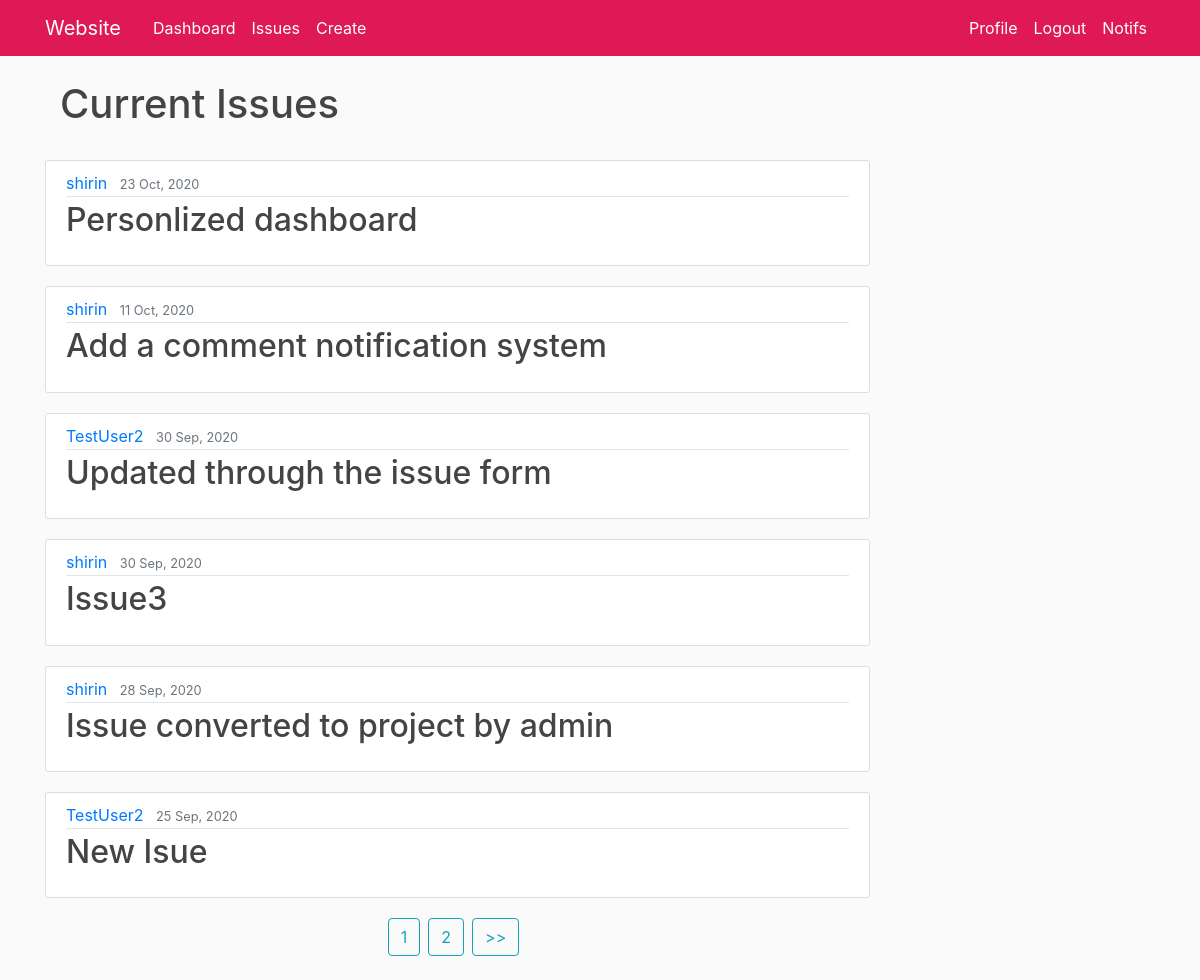
Screenshot of /issue/ (signed in) with the database file from the repository.
### issue/models.py (models this page shows, shortened)
class Issue(models.Model):
    PRIORITY_CHOICES= (
        ('high','high'),
        ('medium','medium'),
        ('low', 'low')
    )
    title=models.CharField(max_length=100)
    content=RichTextUploadingField(verbose_name='Body',null=True,blank=True)
    date_created=models.DateTimeField(default=timezone.now)
    priority=models.CharField(max_length=30, choices=PRIORITY_CHOICES)
    author = models.ManyToManyField(User)
    completed = models.BooleanField(default=False)
    def body_summary(self):
        return markdownify(self.content[:200] + "...")

### issue/views.py (the view)
# urls.py: path('', views.IssueListView.as_view(), name='issue-home'),
class IssueListView(ListView):
    model = Issue
    template_name='issue/home.html'
    context_object_name='posts'
    paginate_by=6
    def get_queryset(self):
        return Issue.objects.filter(completed=False).order_by('-id')

### issue/templates/issue/home.html (shortened to what this page needs)
{% extends "issue/base.html" %}
{% block content %}
  <div class="col-md-9">
    {% if posts.first.completed %}
    <div class="col-md-5">
      <h1 style="align-content: center;">Archives</h1>
      <br>
    </div>
    {% else %}
    <div class="col-md-5">
      <h1 style="align-content: center;">Current Issues</h1>
      <br>
    </div>
    {%endif%}
    {% for post in posts %}
      <article class="media content-section">
          <div class="media-body">
            <div class="article-metadata">
              <a class="mr-2" href="{% url 'user-issues' post.author.first.username %}">{{ post.author.first }}</a>
              <small class="text-muted">{{ post.date_created|date:"j M, Y"}}</small>
            </div>
            <h2><a class="article-title" href="{% url 'issue-detail' post.id %}">{{ post.title }}</a></h2>
          </div>
      </article>
    {%endfor%}
    <div class="d-flex justify-content-center">
      {% if is_paginated %}
          {% for num in page_obj.paginator.page_range %}
              {% if page_obj.number == num %}
                  <a class="btn btn-outline-info mb-4 mr-2" href="?page={{ num }}">{{ num }}</a>
              {% elif num > page_obj.number|add:'-2' and num < page_obj.number|add:'2' %}
                  <a class="btn btn-outline-info mb-4 mr-2" href="?page={{ num }}">{{ num }}</a>
              {% endif %}
          {% endfor %}
          {% if page_obj.has_next %}
              <a class="btn btn-outline-info mb-4 mr-2" href="?page={{ page_obj.next_page_number }}">
                  >>
              </a>
          {% endif %}
      {% endif %}
      </div>
  </div>
    </div>
{% endblock content %}

### issue/static/issue/main.css (style rules this page uses)
body { background: #fafafa; color: #333333; margin-top: 5rem; }
h1, h2, h3, h4, h5, h6 { color: #444444; }
.content-section { background: #ffffff; padding: 10px 20px; border: 1px solid #dddddd; border-radius: 3px; margin-bottom: 20px; }
.article-title { color: #444444; }
.article-metadata { padding-bottom: 1px; margin-bottom: 4px; border-bottom: 1px solid #e3e3e3 }

### rows the page displays
Issue: author.first "shirin", date_created "23 Oct, 2020", title "Personlized dashboard"
Issue: author.first "shirin", date_created "11 Oct, 2020", title "Add a comment notification system"
Issue: author.first "TestUser2", date_created "30 Sep, 2020", title "Updated through the issue form"
Issue: author.first "shirin", date_created "30 Sep, 2020", title "Issue3"
Issue: author.first "shirin", date_created "28 Sep, 2020", title "Issue converted to project by admin"
Issue: author.first "TestUser2", date_created "25 Sep, 2020", title "New Isue"

### other values shown
{{ num }} "1"
{{ num }} "2"
